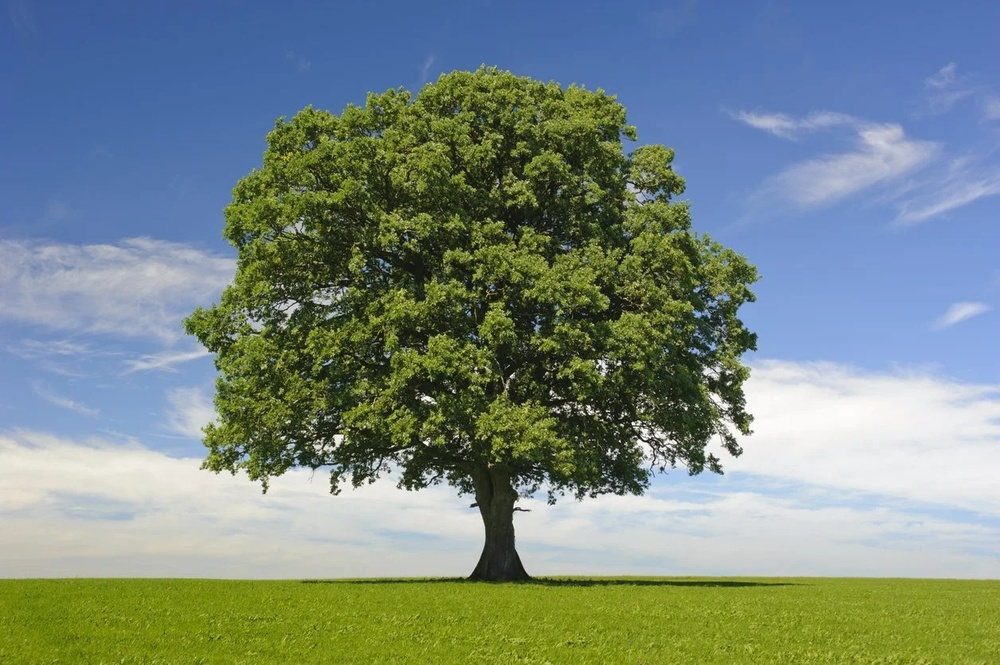
#> input picture IMG2.jpg, 1000 x 665 px, shrunk from 1256 x 835 before the run
$ python main.py
#> lines starting #> are read from the running program, lines starting #| are printed output that depends on the picture
### ImageSelection.py
# This is the Image Selection Class
import cv2
import tkinter.filedialog
import tkinter.ttk


# Completes all path selections and image data retrievals
class ImageSelection:
    # UI File Dialog for Image Processing
    @staticmethod
    def image_selector():
        # Creates Tkinter FileDialog for file selection(s) and returns path(s)
        root = tkinter.Tk()
        root.wm_withdraw()
        file_selections = tkinter.filedialog.askopenfilenames()
#> the answer given: IMG2.jpg
        return list(file_selections)

    # Loads Image Data with Given Path
    @staticmethod
    def load_image_data(img_path):
#> called with img_path = 'IMG2.jpg'
        return cv2.imread(img_path)
#> returned value is the input picture: shape (665, 1000, 3); mean B, G, R 130.8, 136.9, 120

### ImageProperties.py
# This is the Image Properties Class
from ImageSelection import ImageSelection
import math


# Completes all Image Dimensioning and Dimension Computations
class ImageProperties:
    # Determine Slice Dimensioning (in Pixels)
    @staticmethod
    def image_dimensioning(img_h_pixels, img_v_pixels):
        # Given Slices (Squared) is 4x4
        h_pixel_slice = math.floor(img_h_pixels / 4)
        v_pixel_slice = math.floor(img_v_pixels / 4)
        return [h_pixel_slice, v_pixel_slice]

    # Extract Image Pixel Sizes
    @staticmethod
    def image_pixels(file_path):
        # Defines sector pixels to parse images (x,y)
        v_pixel, h_pixel, channels = ImageSelection.load_image_data(file_path).shape
#> v_pixel = 665; h_pixel = 1000; channels = 3
        return [h_pixel, v_pixel]

### ImageProcessing.py
# This is the Image Processing Class
from ImageProperties import ImageProperties
from ImageSaving import ImageSaving
from ImageSelection import ImageSelection
import numpy


# Completes all Image Processing and Manipulations
class ImageProcessing:
    # Image Processor Routine
    @staticmethod
    def image_processor(paths):
        # Initialize Variable
        sliced_img_tuple = []
        # Image Processing Pipeline
        # Get Image Dimensions
        h_pixels, v_pixels = ImageProperties.image_pixels(paths)
#> h_pixels = 1000; v_pixels = 665
        # Determine Pixel Slicing
        img_h_pixel_slice, img_v_pixel_slice = ImageProperties.image_dimensioning(h_pixels, v_pixels)
#> in image_dimensioning, `h_pixel_slice = math.floor(img_h_pixels / 4)`: h_pixel_slice = 250
#> in image_dimensioning, `v_pixel_slice = math.floor(img_v_pixels / 4)`: v_pixel_slice = 166
#> img_h_pixel_slice = 250; img_v_pixel_slice = 166
        # Section Image Data with Pixel Slicing
        sliced_img_tuple.append(ImageProcessing.image_slicer(paths, img_h_pixel_slice, img_v_pixel_slice))
        # Save Image Processing
        ImageSaving.save_image_data(sliced_img_tuple)

    # Slice Image based on given dimensioning
    @staticmethod
    def image_slicer(img_path, h_slice, v_slice):
        # Initialize Variable
#> called with img_path = 'IMG2.jpg', h_slice = 250, v_slice = 166
        img_tuple = []
        # Load Image Data to Sub Index
        img_data = ImageSelection.load_image_data(img_path)
        for col in range(1, 5):
            for row in range(1, 5):
                # Array = Data[vert_start -> vert_end, h_start -> h_end]
                img_tuple.append(
                    numpy.array(img_data[(row - 1) * v_slice:row * v_slice:1, (col - 1) * h_slice:col * h_slice:1]))
#> after the loop, img_tuple = 16 items
        return img_tuple

### ImageSaving.py
# This is the Image Saving Class
from pathlib import Path
from DBComm import DBComm
import cv2
import random


# Completes all Saving of Images
class ImageSaving:
    # Generate File Directory
    @staticmethod
    def make_directory():
        # Create Temp Directory
        temp_path = "Z:/parsed_images/"
        # Generate Directory for Saving
        Path(temp_path).mkdir(parents=True, exist_ok=True)
        # Return Directory Path
        return temp_path, str(random.getrandbits(128))

    # Generate File Name and Path
    @staticmethod
    def make_path(filepath, img_hash, index, filetype):
        # Generate Save Path
        return filepath + img_hash + "_" + str(index) + filetype

    # Save Data
    @staticmethod
    def save_image_data(image_data):
        # Iterate through LIST of parsed image SETS
        for img_sets in image_data:
            # Photo Index
            img_index = 0
            # Generate Save Location
            save_path, save_hash = ImageSaving.make_directory()
            # Iterate through SET of parsed images
            for parsed_img in img_sets:
                # Generate Image Name and Save Path
                img_save_path = ImageSaving.make_path(save_path, save_hash, img_index, ".jpg")
                # Save Parsed Image with Index at Maximum Quality
                cv2.imwrite(img_save_path, parsed_img, [cv2.IMWRITE_JPEG_QUALITY, 100])
                # Remote Save to Database
                DBComm.save_img_paths(save_hash, img_save_path, img_index)
                # Increment Index
                img_index += 1
#> this loop made 1 pass
#> (temp_path in make_directory, save_path, save_hash) on pass 1: ('Z:/parsed_images/', 'Z:/parsed_images/', '302934307671667531413257853548643485645')
#> pass 1, in save_image_data, `cv2.imwrite(img_save_path, parsed_img, [cv2.IMWRITE_JPEG_QUALITY, 100])`:
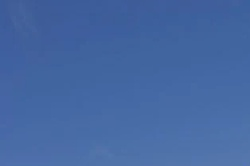
#> saved as 302934307671667531413257853548643485645_0.jpg: shape (166, 250, 3); mean B, G, R 162.1, 103.2, 68.7

### DBComm.py
# This is the Database Communications Class
from ImageDB import ImageDB


# Handles Database Communications
class DBComm:
    # Save Classification
    # [15 lines left out: function save_classification, not called in this run]

    # Save Image Path Data
    @staticmethod
    def save_img_paths(img_key, img_save_path, img_index):
        # Connect to Database
        db_conn = ImageDB.img_db_conn()
        # Database Cursor
        cur = db_conn.cursor()
        # Insert into Database
        cur.execute("INSERT INTO parsed_img_paths (img_keys, img_paths, img_quad) "
                    "VALUES (%s, %s, %s)",
                    (img_key, img_save_path, img_index))
        # Commit Changes
        db_conn.commit()
        # Close Communications
        cur.close()
        db_conn.close()

    # Get Image Path Data
    # [11 lines left out: function get_rand_img_path, not called in this run]

### ImageDB.py
# This is the Database Config Class
import psycopg2


# Configure Database Connection
class ImageDB:
    # Connection
    @staticmethod
    def img_db_conn():
        conn = psycopg2.connect(
            database="image_data",
            user="postgres",
            password="v1s10n",
            host="localhost",
            port="5432"
         )
        return conn

### main.py
# This is the Main Class for Image Processing
from ImageProcessing import ImageProcessing
from ImageSelection import ImageSelection
import multiprocessing

# Main Function for Processing
if __name__ == '__main__':
    # Create Threads
    par_workers = multiprocessing.Pool()
    # Select Image(s)
    file_paths = ImageSelection.image_selector()
    # Process Selected Image(s) and Save Data
    par_workers.map(ImageProcessing.image_processor, file_paths)
#> (the call stopped at in img_db_conn, `conn = psycopg2.connect( database="image_data", user="postgres", passw..`: psycopg2 is not available in this run)
    # Close Worker Threads
    par_workers.close()

$ run again, on IMG1.png
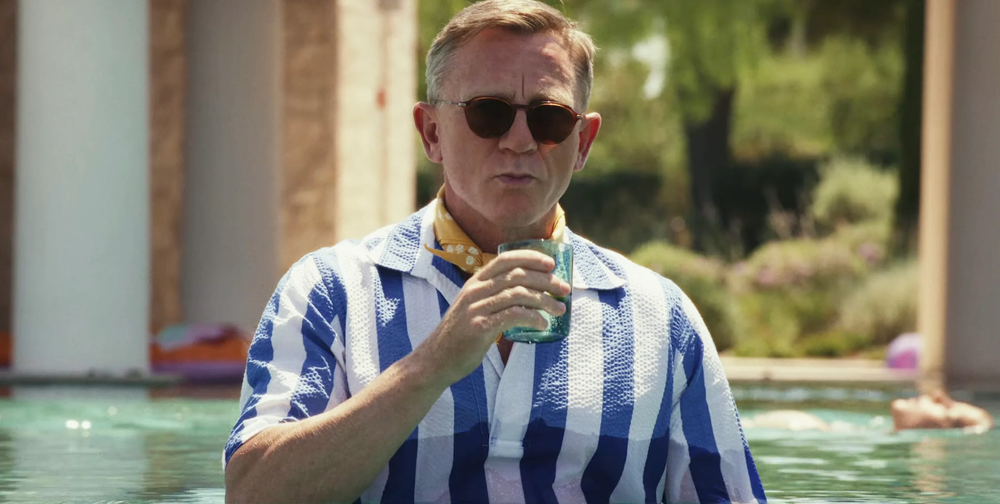
#> input picture IMG1.png, 1000 x 504 px, shrunk from 2560 x 1291 before the run
#> in load_image_data, returned value is the input picture: shape (504, 1000, 3); mean B, G, R 112.3, 127.7, 130.5
#> v_pixel = 504; h_pixel = 1000; channels = 3
#> h_pixels = 1000; v_pixels = 504
#> h_pixel_slice = 250
#> v_pixel_slice = 126
#> img_h_pixel_slice = 250; img_v_pixel_slice = 126
#> after the loop in image_slicer, `for col in range(1, 5):`: img_tuple = 16 items
#> the loop in save_image_data, `for img_sets in image_data:` made 1 pass
#> (temp_path in make_directory, save_path, save_hash) on pass 1: ('Z:/parsed_images/', 'Z:/parsed_images/', '302934307671667531413257853548643485645')
#> pass 1, in save_image_data, `cv2.imwrite(img_save_path, parsed_img, [cv2.IMWRITE_JPEG_QUALITY, 100])`:
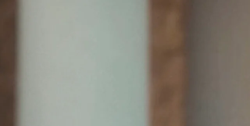
#> saved as 302934307671667531413257853548643485645_0.jpg: shape (126, 250, 3); mean B, G, R 121, 131.6, 135.1
